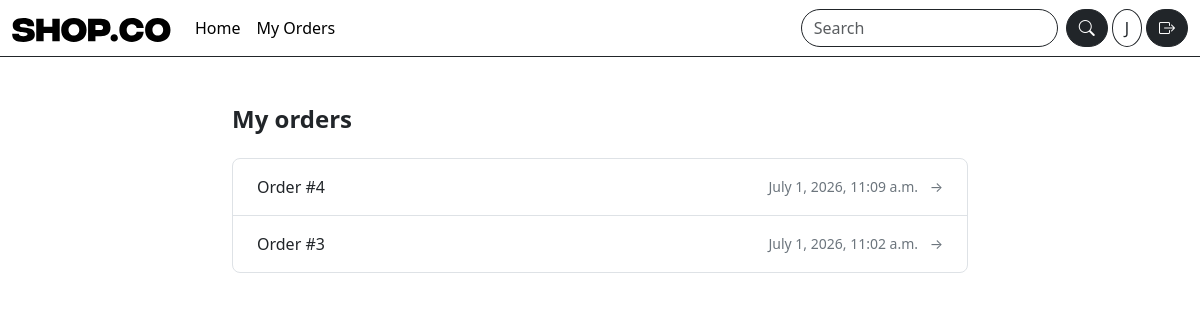
The page /my-orders/ (signed in) on the database its author committed.
### accounts/models.py (models this page shows, shortened)
class User(AbstractUser):
    class Role(models.TextChoices):
        BUYER = 'BUYER', 'Buyer'
        SELLER = 'SELLER', 'Seller'
    role = models.CharField(
        choices=Role.choices,
        default=Role.BUYER
    )
    image = models.ImageField(upload_to="avatars/", null=True, blank=True)
    phone = models.CharField(max_length=15, help_text="+998919203550")
    address = models.CharField(max_length=250)

### orders/models.py (models this page shows, shortened)
class Order(models.Model):
   user = models.ForeignKey(  # buyurtma egasi (xaridor)
       settings.AUTH_USER_MODEL,
       on_delete=models.CASCADE,
       related_name="orders"
   )
   full_name = models.CharField(max_length=120)  # checkoutdagi ism-familiya
   phone = models.CharField(max_length=30)  # telefon
   address = models.TextField()  # manzil (sodda variant)
   delivery_method = models.CharField(max_length=50, default="standard")  # yetkazish turi
   note = models.TextField(blank=True)  # izoh (ixtiyoriy)
   created_at = models.DateTimeField(auto_now_add=True)  # yaratilgan vaqt

### orders/views.py (the view)
# urls.py: path("my-orders/",views.MyOrdersListView.as_view(), name="my_orders"),  # history
class MyOrdersListView(LoginRequiredMixin, ListView):
   model = Order
   template_name = "orders/my_orders.html"
   context_object_name = "orders"
   paginate_by = 10  # 10 tadan ko‘rsatadi
   def get_queryset(self):
       return Order.objects.filter(user=self.request.user).order_by("-created_at")  # faqat o‘z orderlari

### templates/orders/my_orders.html (shortened to what this page needs)
{% extends "base.html" %}
{% block content %}
<div class="container py-5" style="max-width: 760px;">
  <h1 class="h4 fw-semibold mb-4">My orders</h1>
  {% if orders %}
    <div class="border rounded-3 overflow-hidden">
      {% for o in orders %}
        <a href="{% url 'order_detail' o.id %}"
           class="d-flex justify-content-between align-items-center text-decoration-none px-4 py-3 text-dark
                  {% if not forloop.last %}border-bottom{% endif %}">
          <span class="fw-medium">Order #{{ o.id }}</span>
          <span class="text-secondary small">{{ o.created_at }} <span class="ms-2">→</span></span>
        </a>
      {% endfor %}
    </div>
  {% else %}
    <div class="border rounded-3 text-center text-secondary py-5">
      Hozircha buyurtma yo‘q.
    </div>
  {% endif %}
</div>
{% endblock %}

### templates/includes/navbar.html (shortened to what this page needs)
{% load static %}
<nav class="navbar navbar-expand-md bottom border-bottom border-dark">
  <div class="container-fluid">
    <a class="navbar-brand" href="{% url 'product_list' %}"><img src="{%static 'images/SHOP.CO.svg' %}" alt=""></a>
    <div class="collapse navbar-collapse" id="navbarSupportedContent">
      <ul class="navbar-nav me-auto mb-2 mb-lg-0">
        <li class="nav-item">
          <a class="nav-link active" aria-current="page" href="{% url 'product_list' %}">Home</a>
        </li>
        {% if user.role == 'BUYER' %}
        <li class="nav-item">
          <a class="nav-link active" href="{% url 'my_orders' %}">My Orders</a>
        </li>
        {% endif %}
      </ul>
      <form class="d-flex me-1 mb-2 mb-md-0" role="search">
        <input class="form-control me-2 rounded-pill border-dark" type="search" placeholder="Search" aria-label="Search"/>
        <button class="btn btn-dark rounded-pill" type="submit"><i class="bi bi-search"></i></button>
      </form>
      {% if user.is_authenticated and user.image %}
        <a class="border rounded-circle border-dark me-1 btn-outline-dark" href="{% url 'profile'  %}"><img class="rounded rounded-circle"  style="width:35px; height:35px" src="{{ user.image.url }}" alt=""></a>
      {% elif user.is_authenticated and not user.image %}
        <a href="{% url 'profile'%}"><span class="btn btn-outline-dark rounded-circle me-1">{{ user.username|slice:1|title }}</span></a>
       {% else %}
       <a href="{% url 'login' %}"><i class="bi bi-person-circle fs-1 text-dark"></i></a>
       {% endif %}
      {% if user.is_authenticated %}
      <form method="post" action="{% url 'logout' %}" class="r">
        <button class="btn btn-dark rounded-pill"><i class="bi bi-box-arrow-right"></i></button>
      </form>
      {%else%}
      <a class="btn btn-dark rounded-pill mx-1" href="{% url 'login' %}">Login</a>
      <a class="btn border border-dark rounded-pill btn-outline-dark" href="{% url 'signup' %}">Signup</a>
      {% endif %}
    </div>
  </div>
</nav>

### static/css/style.css (style rules this page uses)
.btn-outline-dark { background-color: white; transition: .3s; }
form input, form select { border-radius: 50rem !important; border-color: #212529 !important; }

### rows shown on the page
User: username "J"
Order: id "4", created_at "July 1, 2026, 11:09 a.m."
Order: id "3", created_at "July 1, 2026, 11:02 a.m."
